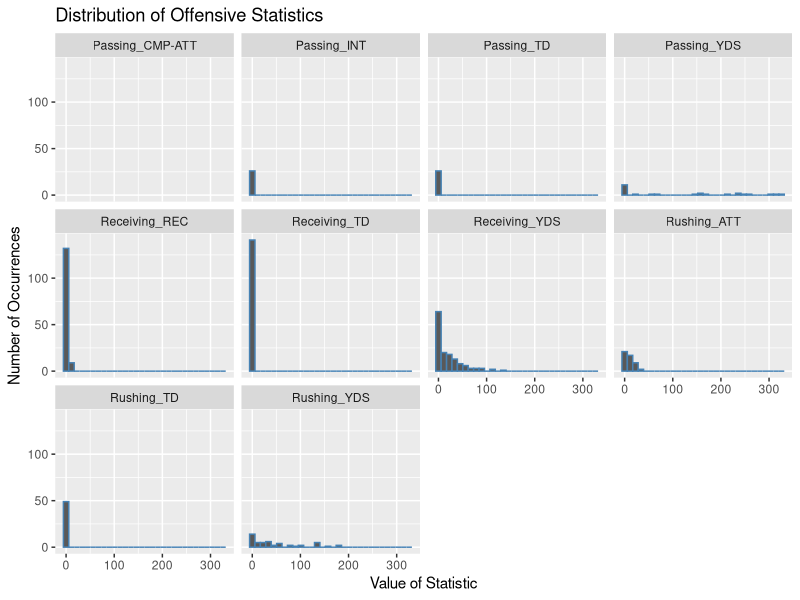

The R script that drew this image:
## ---- chunk 1
library(dplyr)
library(ggplot2)
library(readxl)
library(tidyverse)

def <- read_excel('cyclonesFootball2020.xlsx', sheet = 'Defensive')
off <- read_excel('cyclonesFootball2020.xlsx', sheet = 'Offensive')
kikr <- read_excel('cyclonesFootball2020.xlsx', sheet = 'Kick Returns')
kik <- read_excel('cyclonesFootball2020.xlsx', sheet = 'Kicking')
bio <- read_excel('cyclonesFootball2020.xlsx', sheet = 'Biography')
## ---- chunk 2

def$Name <- factor(def$Name)
def$Opponent_Opponent <- factor(def$Opponent_Opponent)
off$Name <- factor(off$Name)
off$Opponent_Opponent <- factor(off$Opponent_Opponent)


## ---- chunk 3
library('tidyverse')
library('dplyr')

defClean <- def %>%
  mutate(Tackles_Solo=as.numeric(Tackles_Solo)) %>%
  mutate(Tackles_ASST=as.numeric(Tackles_ASST)) %>%
  mutate(Tackles_TFL=as.numeric(Tackles_TFL)) %>%
  mutate(Tackles_Sack=as.numeric(Tackles_Sack)) %>%
  mutate(Turnover_FF=as.numeric(Turnover_FF)) %>%
  mutate(Turnover_FR=as.numeric(Turnover_FR)) %>%
  mutate(Turnover_INT=as.numeric(Turnover_INT)) %>%
  mutate(Pass_QBH=as.numeric(Pass_QBH)) %>%
  mutate(Pass_PB=as.numeric(Pass_PB))
  
offClean <- off %>%
  mutate(Receiving_REC=as.numeric(Receiving_REC)) %>%
  mutate(Receiving_YDS=as.numeric(Receiving_YDS)) %>%
  mutate(Receiving_TD=as.numeric(Receiving_TD)) %>%
  mutate(Rushing_ATT=as.numeric(Rushing_ATT)) %>%
  mutate(Rushing_YDS=as.numeric(Rushing_YDS)) %>%
  mutate(Rushing_TD=as.numeric(Rushing_TD)) %>%
  mutate(`Passing_CMP-ATT`=as.numeric(`Passing_CMP-ATT`)) %>%
  mutate(Passing_YDS=as.numeric(Passing_YDS)) %>%
  mutate(Passing_TD=as.numeric(Passing_TD)) %>%
  mutate(Passing_INT=as.numeric(Passing_INT))
  
bioClean <- bio %>%
  mutate(Weight=as.numeric(Weight))

str(defClean)
str(bioClean)
str(offClean)
## ---- chunk 4
bio %>%
  separate(Height, c('Height_feet', 'Height_inches')) %>%
  mutate(Height_feet = as.integer(Height_feet), 
         Height_inches = as.integer(Height_inches)) %>%
  mutate(Height = (Height_inches + (Height_feet * 12))) %>%
  select(-Height_inches, -Height_feet)
## ---- chunk 5

offClean <- offClean %>% 
  pivot_longer(cols = Receiving_REC:Passing_INT, names_to = "stat")

## ---- chunk 6

ggplot(data = offClean, aes(value)) +
  geom_histogram(color = "steelblue") + 
  labs(title = "Distribution of Offensive Statistics",
       y = "Number of Occurrences", x = "Value of Statistic") + 
  facet_wrap(~ stat)

